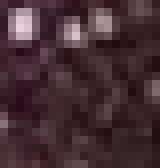
#> input picture res/test-small-image.png, 20 x 21 px (shown 8 times larger)
$ python sky_img_analysis.py
#> lines starting #> are read from the running program, lines starting #| are printed output that depends on the picture
import numpy as np
from PIL import Image, ImageDraw
import matplotlib.pyplot as plt
from PIL.Image import Resampling


def load_image(image_path):
    # Загружаем изображение
    img = Image.open(image_path)
    return img


def convert_to_grayscale(img):
    # Преобразуем изображение в градации серого
    return img.convert('L')


def normalize_matrix(M):
    # Нормализуем матрицу M
    max_value = np.max(M)
    baseline = int(max_value * 0.75)
    N = M - baseline
    return N, max_value


def maximumSumRectangle(matrix):
    # print("maximumSumRectangle matrix:")
    # for row in matrix:
    #     print(row)

    max_sum = float('-inf')
    final_left = final_right = final_top = final_bottom = 0

    R = len(matrix)
    C = len(matrix[0])
    print(f"maximumSumRectangle RxC: {R}*{C}")

    for left in range(C):
        print(f"left: {left}")
        left_to_right_sum_in_rows = [0] * R
        for right in range(left, C):
            print(f"left: {left}, right:{right}, RxC={R}x{C}")
            for i in range(R):
                left_to_right_sum_in_rows[i] += matrix[i][right]

            #print(f"left={left}, right={right}, left_to_right_sum_in_rows={left_to_right_sum_in_rows}")

            current_sum = 0
            temp_max = float('-inf')
            temp_top = 0
            temp_bottom = 0

            start_row = 0
            for end_row in range(R):
                current_sum = max(left_to_right_sum_in_rows[end_row], current_sum + left_to_right_sum_in_rows[end_row])
                #print(f"left,right={left},{right}, current_sum={current_sum}")

                if current_sum > temp_max:
                    temp_max = current_sum
                    temp_top = start_row
                    temp_bottom = end_row
                    #print(f"new local max, top,bottom={final_top},{final_bottom}, max: {temp_max}")

                if current_sum < 0:
                    current_sum = 0
                    start_row = end_row + 1
                    #print(f"reset counting, current_sum={current_sum}, new start_row={start_row}")


            if temp_max > max_sum:
                max_sum = temp_max
                final_left = left
                final_right = right
                final_top = temp_top
                final_bottom = temp_bottom
                #print(f"new absolute max, left,right={left},{right}; top,bottom={final_top},{final_bottom}, max={temp_max}")

    return max_sum, (final_top, final_left), (final_bottom, final_right)


def draw_circle_on_image(img, center, radius):
    # Рисуем окружность на изображении
    draw = ImageDraw.Draw(img)
    x, y = center
    bbox = [x - radius, y - radius, x + radius, y + radius]
    draw.ellipse(bbox, outline="red", width=5)

def draw_rect_on_image(img, top_left, bottom_right, scale_factor):
    draw = ImageDraw.Draw(img)
    draw.rectangle(((top_left[1]*scale_factor,top_left[0]*scale_factor), (bottom_right[1]*scale_factor, bottom_right[0]*scale_factor)), outline="red", width=5)


def main(image_path):
#> called with image_path = './res/test-small-image.png'
    img = load_image(image_path)
#> in load_image, img is the input picture: PIL image 20x21 RGBA; mean R, G, B, A 69.2, 45.7, 51.9, 255

    fig = plt.figure()

    gray_img = convert_to_grayscale(img)

    a = fig.add_subplot(2, 1, 1)
    plt.imshow(gray_img)
    a.set_title("grey scale")

    width, height = gray_img.size
#> width = 20; height = 21
    scale_factor = 0.25
    scaled_img = gray_img.resize(size=(int(width * scale_factor), int(height * scale_factor)))

    M = np.array(scaled_img, dtype="int32")
#> M = [[119, 70, 79, 75, 51], [69, 60, 70, 47, 38], [38, 48, 45, 46, 49], [44, 46, 42, 44, 41], [53, 48, 54, 41, 39]]
    #M = np.array(gray_img)
    print("gray scale:")
    print(M.dtype)
#| int32

    # for row in M:
    #     print(row)

    N, max_value = normalize_matrix(M)
#> in normalize_matrix, `max_value = np.max(M)`: max_value = 119
#> in normalize_matrix, `baseline = int(max_value * 0.75)`: baseline = 89
#> in normalize_matrix, `N = M - baseline`: N = [[30, -19, -10, -14, -38], [-20, -29, -19, -42, -51], [-51, -41, -44, -43, -40], [-45, -43, -47, -45, -48], [-36, -41, -35, -48, -50]]
#> max_value = 119
    print(f"max_value: {max_value}")
#| max_value: 119

    print("normalised grey scale:")
    print(N.dtype)
#| int32

    for row in N:
        print(row)
#> this loop made 5 passes
#| [ 30 -19 -10 -14 -38]
#| [-20 -29 -19 -42 -51]
#| [-51 -41 -44 -43 -40]
#| [-45 -43 -47 -45 -48]
#| [-36 -41 -35 -48 -50]

    max_sum, top_left, bottom_right = maximumSumRectangle(N)
#> in maximumSumRectangle, `R = len(matrix)`: R = 5
#| maximumSumRectangle RxC: 5*5
#> the loop in maximumSumRectangle, `for left in range(C):` made 5 passes
#> (printed output is left out)
#> after the loop in maximumSumRectangle, `for left in range(C):`: final_bottom = 0; max_sum = 30
#> max_sum = 30; top_left = (0, 0); bottom_right = (0, 0)

    print(max_sum, top_left, bottom_right)
#| 30 (0, 0) (0, 0)
    draw_rect_on_image(img, top_left, bottom_right, 1 / scale_factor)
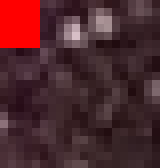
#> img: PIL image 20x21 RGBA (shown 8 times larger); mean R, G, B, A 78.8, 39.1, 44.4, 255
    # draw_rect_on_image(img, top_left, bottom_right, 1)

    a = fig.add_subplot(2, 1, 2)
    plt.imshow(img)
    a.set_title("brightest area")

    plt.show()
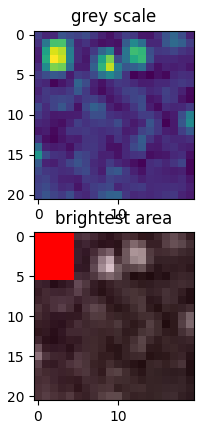
#> figure drawn by matplotlib, 2 panels

if __name__ == '__main__':
    main('./res/test-small-image.png')
    # [5 lines of commented-out code are left out]
